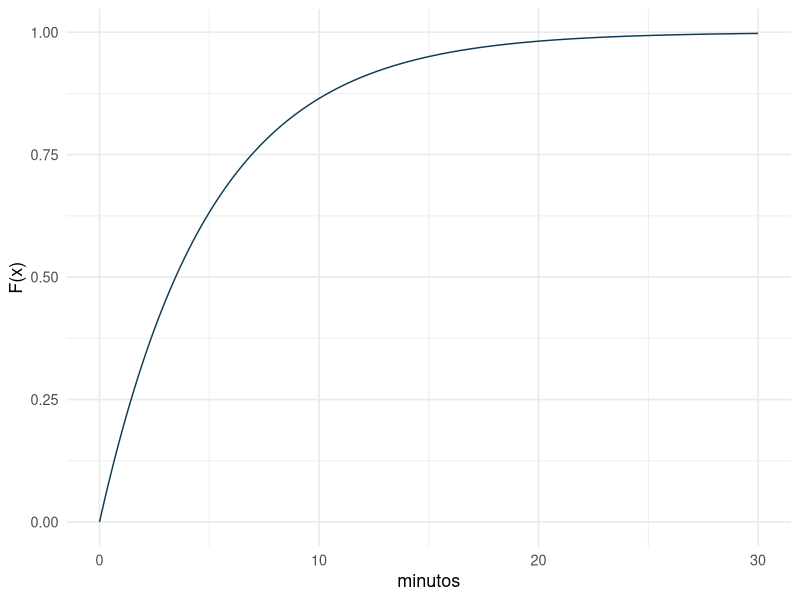

R code for this plot:
## ---- chunk 1
knitr::opts_chunk$set(echo = TRUE, warning = FALSE, message = FALSE, fig.retina = 2, fig.height=4)
suppressPackageStartupMessages(library(tidyverse))
## ---- chunk 2
Fx <- function(x) 1 - exp(-0.2*x)
ggplot(tibble(x=seq(0,30,length.out=300), F=Fx(x)), aes(x,F)) +
  geom_line(color="#0d3b54") + labs(x="minutos", y="F(x)") + theme_minimal(base_size=13)
## ---- chunk 3
Fx(5)
